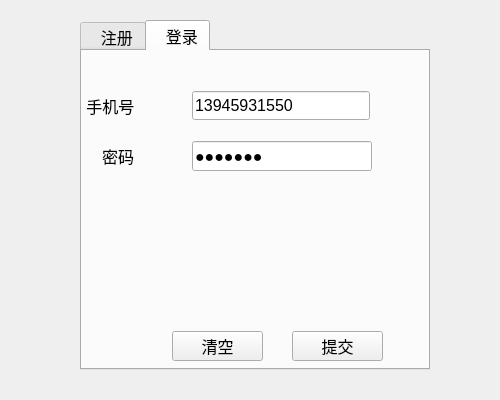
<?xml version="1.0" encoding="UTF-8"?>
<ui version="4.0">
 <class>LoginDialog</class>
 <widget class="QDialog" name="LoginDialog">
  <property name="geometry">
   <rect>
    <x>0</x>
    <y>0</y>
    <width>500</width>
    <height>400</height>
   </rect>
  </property>
  <property name="minimumSize">
   <size>
    <width>500</width>
    <height>400</height>
   </size>
  </property>
  <property name="maximumSize">
   <size>
    <width>500</width>
    <height>400</height>
   </size>
  </property>
  <property name="windowTitle">
   <string>Dialog</string>
  </property>
  <property name="styleSheet">
   <string notr="true">background:url(:/images/bj.png)</string>
  </property>
  <widget class="QTabWidget" name="tw_page">
   <property name="geometry">
    <rect>
     <x>80</x>
     <y>20</y>
     <width>350</width>
     <height>350</height>
    </rect>
   </property>
   <property name="font">
    <font>
     <pointsize>12</pointsize>
    </font>
   </property>
   <property name="toolTip">
    <string>&lt;html&gt;&lt;head/&gt;&lt;body&gt;&lt;p&gt;&lt;br/&gt;&lt;/p&gt;&lt;/body&gt;&lt;/html&gt;</string>
   </property>
   <property name="whatsThis">
    <string>&lt;html&gt;&lt;head/&gt;&lt;body&gt;&lt;p&gt;&lt;br/&gt;&lt;/p&gt;&lt;/body&gt;&lt;/html&gt;</string>
   </property>
   <property name="styleSheet">
    <string notr="true"/>
   </property>
   <property name="currentIndex">
    <number>1</number>
   </property>
   <widget class="QWidget" name="page1">
    <attribute name="title">
     <string>  注册</string>
    </attribute>
    <widget class="QLineEdit" name="tel_edit_zc">
     <property name="geometry">
      <rect>
       <x>120</x>
       <y>20</y>
       <width>180</width>
       <height>30</height>
      </rect>
     </property>
     <property name="toolTip">
      <string>&lt;html&gt;&lt;head/&gt;&lt;body&gt;&lt;p&gt;输入8-11位手机号&lt;/p&gt;&lt;p&gt;&lt;br/&gt;&lt;/p&gt;&lt;/body&gt;&lt;/html&gt;</string>
     </property>
     <property name="styleSheet">
      <string notr="true">background:rgb(255, 255, 255)</string>
     </property>
    </widget>
    <widget class="QLabel" name="mm_zc">
     <property name="geometry">
      <rect>
       <x>30</x>
       <y>70</y>
       <width>81</width>
       <height>30</height>
      </rect>
     </property>
     <property name="styleSheet">
      <string notr="true">background:rgb(255, 255, 255)</string>
     </property>
     <property name="text">
      <string>密码</string>
     </property>
    </widget>
    <widget class="QLabel" name="tel_re_zc">
     <property name="geometry">
      <rect>
       <x>10</x>
       <y>20</y>
       <width>101</width>
       <height>30</height>
      </rect>
     </property>
     <property name="styleSheet">
      <string notr="true">background:rgb(255, 255, 255)</string>
     </property>
     <property name="text">
      <string>    账号</string>
     </property>
    </widget>
    <widget class="QLineEdit" name="mm_edit_zc">
     <property name="geometry">
      <rect>
       <x>120</x>
       <y>70</y>
       <width>180</width>
       <height>30</height>
      </rect>
     </property>
     <property name="toolTip">
      <string>&lt;html&gt;&lt;head/&gt;&lt;body&gt;&lt;p&gt;输入字母和数字穿插小于20位密码&lt;/p&gt;&lt;/body&gt;&lt;/html&gt;</string>
     </property>
     <property name="styleSheet">
      <string notr="true">background:rgb(255, 255, 255)</string>
     </property>
    </widget>
    <widget class="QLineEdit" name="mm_edit_2zc">
     <property name="geometry">
      <rect>
       <x>120</x>
       <y>130</y>
       <width>180</width>
       <height>30</height>
      </rect>
     </property>
     <property name="toolTip">
      <string>&lt;html&gt;&lt;head/&gt;&lt;body&gt;&lt;p&gt;确认两次密码一致&lt;/p&gt;&lt;/body&gt;&lt;/html&gt;</string>
     </property>
     <property name="styleSheet">
      <string notr="true">background:rgb(255, 255, 255)</string>
     </property>
     <property name="text">
      <string/>
     </property>
    </widget>
    <widget class="QLabel" name="mm_zc2">
     <property name="geometry">
      <rect>
       <x>0</x>
       <y>130</y>
       <width>101</width>
       <height>30</height>
      </rect>
     </property>
     <property name="styleSheet">
      <string notr="true">background:rgb(255, 255, 255)</string>
     </property>
     <property name="text">
      <string>  确认密码</string>
     </property>
    </widget>
    <widget class="QLabel" name="nc_zc">
     <property name="geometry">
      <rect>
       <x>10</x>
       <y>190</y>
       <width>101</width>
       <height>30</height>
      </rect>
     </property>
     <property name="styleSheet">
      <string notr="true">background:rgb(255, 255, 255)</string>
     </property>
     <property name="text">
      <string>  昵称</string>
     </property>
    </widget>
    <widget class="QLineEdit" name="nc_edit_zc">
     <property name="geometry">
      <rect>
       <x>120</x>
       <y>190</y>
       <width>180</width>
       <height>30</height>
      </rect>
     </property>
     <property name="toolTip">
      <string>&lt;html&gt;&lt;head/&gt;&lt;body&gt;&lt;p&gt;输入8位以内昵称&lt;/p&gt;&lt;p&gt;&lt;br/&gt;&lt;/p&gt;&lt;/body&gt;&lt;/html&gt;</string>
     </property>
     <property name="styleSheet">
      <string notr="true">background:rgb(255, 255, 255)</string>
     </property>
    </widget>
    <widget class="QPushButton" name="clear_zc">
     <property name="geometry">
      <rect>
       <x>90</x>
       <y>280</y>
       <width>91</width>
       <height>30</height>
      </rect>
     </property>
     <property name="styleSheet">
      <string notr="true">background:rgb(255, 255, 255)</string>
     </property>
     <property name="text">
      <string>清空</string>
     </property>
    </widget>
    <widget class="QPushButton" name="commit_zc">
     <property name="geometry">
      <rect>
       <x>210</x>
       <y>280</y>
       <width>91</width>
       <height>30</height>
      </rect>
     </property>
     <property name="styleSheet">
      <string notr="true">background:rgb(255, 255, 255)</string>
     </property>
     <property name="text">
      <string>提交</string>
     </property>
    </widget>
   </widget>
   <widget class="QWidget" name="page2">
    <attribute name="title">
     <string>  登录</string>
    </attribute>
    <widget class="QPushButton" name="clear_dl">
     <property name="geometry">
      <rect>
       <x>90</x>
       <y>280</y>
       <width>91</width>
       <height>30</height>
      </rect>
     </property>
     <property name="text">
      <string>清空</string>
     </property>
    </widget>
    <widget class="QPushButton" name="commit_dl">
     <property name="geometry">
      <rect>
       <x>210</x>
       <y>280</y>
       <width>91</width>
       <height>30</height>
      </rect>
     </property>
     <property name="text">
      <string>提交</string>
     </property>
    </widget>
    <widget class="QLabel" name="tel_re_dl">
     <property name="geometry">
      <rect>
       <x>0</x>
       <y>40</y>
       <width>101</width>
       <height>30</height>
      </rect>
     </property>
     <property name="text">
      <string> 手机号</string>
     </property>
    </widget>
    <widget class="QLabel" name="mm_dl">
     <property name="geometry">
      <rect>
       <x>20</x>
       <y>90</y>
       <width>81</width>
       <height>30</height>
      </rect>
     </property>
     <property name="text">
      <string>密码</string>
     </property>
    </widget>
    <widget class="QLineEdit" name="tel_edit_dl">
     <property name="geometry">
      <rect>
       <x>110</x>
       <y>40</y>
       <width>178</width>
       <height>29</height>
      </rect>
     </property>
     <property name="text">
      <string>13945931550</string>
     </property>
    </widget>
    <widget class="QLineEdit" name="mm_edit_dl">
     <property name="geometry">
      <rect>
       <x>110</x>
       <y>90</y>
       <width>180</width>
       <height>30</height>
      </rect>
     </property>
     <property name="text">
      <string>1234567</string>
     </property>
     <property name="echoMode">
      <enum>QLineEdit::Password</enum>
     </property>
    </widget>
   </widget>
  </widget>
 </widget>
 <tabstops>
  <tabstop>tel_edit_zc</tabstop>
  <tabstop>mm_edit_zc</tabstop>
  <tabstop>mm_edit_2zc</tabstop>
  <tabstop>nc_edit_zc</tabstop>
  <tabstop>clear_zc</tabstop>
  <tabstop>commit_zc</tabstop>
  <tabstop>tw_page</tabstop>
  <tabstop>tel_edit_dl</tabstop>
  <tabstop>mm_edit_dl</tabstop>
  <tabstop>clear_dl</tabstop>
  <tabstop>commit_dl</tabstop>
 </tabstops>
 <resources/>
 <connections/>
</ui>
